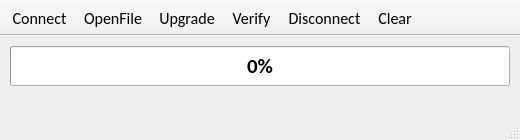
<?xml version="1.0" encoding="UTF-8"?>
<ui version="4.0">
 <class>MainWindow</class>
 <widget class="QMainWindow" name="MainWindow">
  <property name="windowModality">
   <enum>Qt::NonModal</enum>
  </property>
  <property name="geometry">
   <rect>
    <x>0</x>
    <y>0</y>
    <width>520</width>
    <height>140</height>
   </rect>
  </property>
  <property name="sizePolicy">
   <sizepolicy hsizetype="Expanding" vsizetype="Expanding">
    <horstretch>0</horstretch>
    <verstretch>0</verstretch>
   </sizepolicy>
  </property>
  <property name="font">
   <font>
    <family>Calibri</family>
    <pointsize>12</pointsize>
   </font>
  </property>
  <property name="windowTitle">
   <string>AIO Firmware Upgrader</string>
  </property>
  <property name="windowIcon">
   <iconset resource="McuUpgrader.qrc">
    <normaloff>:/images/Upgrade.png</normaloff>:/images/Upgrade.png</iconset>
  </property>
  <widget class="QWidget" name="centralWidget">
   <widget class="QProgressBar" name="progressBar">
    <property name="geometry">
     <rect>
      <x>10</x>
      <y>10</y>
      <width>500</width>
      <height>40</height>
     </rect>
    </property>
    <property name="sizePolicy">
     <sizepolicy hsizetype="Fixed" vsizetype="Fixed">
      <horstretch>0</horstretch>
      <verstretch>0</verstretch>
     </sizepolicy>
    </property>
    <property name="font">
     <font>
      <pointsize>16</pointsize>
      <weight>75</weight>
      <bold>true</bold>
     </font>
    </property>
    <property name="tabletTracking">
     <bool>false</bool>
    </property>
    <property name="value">
     <number>0</number>
    </property>
    <property name="alignment">
     <set>Qt::AlignCenter</set>
    </property>
    <property name="textVisible">
     <bool>true</bool>
    </property>
    <property name="orientation">
     <enum>Qt::Horizontal</enum>
    </property>
    <property name="invertedAppearance">
     <bool>false</bool>
    </property>
    <property name="textDirection">
     <enum>QProgressBar::TopToBottom</enum>
    </property>
    <property name="format">
     <string>%p%</string>
    </property>
   </widget>
  </widget>
  <widget class="QToolBar" name="mainToolBar">
   <property name="movable">
    <bool>false</bool>
   </property>
   <property name="iconSize">
    <size>
     <width>95</width>
     <height>48</height>
    </size>
   </property>
   <attribute name="toolBarArea">
    <enum>TopToolBarArea</enum>
   </attribute>
   <attribute name="toolBarBreak">
    <bool>false</bool>
   </attribute>
   <addaction name="actionConnect"/>
   <addaction name="actionOpenFile"/>
   <addaction name="actionUpgrade"/>
   <addaction name="actionVerify"/>
   <addaction name="actionDisconnect"/>
   <addaction name="actionClear"/>
  </widget>
  <widget class="QStatusBar" name="statusBar"/>
  <action name="actionAbout">
   <property name="text">
    <string>&amp;About</string>
   </property>
   <property name="toolTip">
    <string>About program</string>
   </property>
   <property name="shortcut">
    <string>Alt+A</string>
   </property>
  </action>
  <action name="actionAboutQt">
   <property name="text">
    <string>&amp;About Qt</string>
   </property>
  </action>
  <action name="actionConnect">
   <property name="icon">
    <iconset resource="McuUpgrader.qrc">
     <normaloff>:/images/preferences-system-128.png</normaloff>:/images/preferences-system-128.png</iconset>
   </property>
   <property name="text">
    <string>&amp;Connect</string>
   </property>
   <property name="toolTip">
    <string>Connect to serial port</string>
   </property>
   <property name="shortcut">
    <string>Ctrl+O</string>
   </property>
  </action>
  <action name="actionDisconnect">
   <property name="icon">
    <iconset resource="McuUpgrader.qrc">
     <normaloff>:/images/dialog-error-128.png</normaloff>:/images/dialog-error-128.png</iconset>
   </property>
   <property name="text">
    <string>&amp;Disconnect</string>
   </property>
   <property name="toolTip">
    <string>Disconnect from serial port</string>
   </property>
   <property name="shortcut">
    <string>Ctrl+D</string>
   </property>
  </action>
  <action name="actionClear">
   <property name="icon">
    <iconset resource="McuUpgrader.qrc">
     <normaloff>:/images/edit-clear-128.png</normaloff>:/images/edit-clear-128.png</iconset>
   </property>
   <property name="text">
    <string>&amp;Clear</string>
   </property>
   <property name="toolTip">
    <string>Clear data</string>
   </property>
   <property name="shortcut">
    <string>Alt+L</string>
   </property>
   <property name="visible">
    <bool>false</bool>
   </property>
   <property name="iconVisibleInMenu">
    <bool>true</bool>
   </property>
  </action>
  <action name="actionQuit">
   <property name="icon">
    <iconset resource="McuUpgrader.qrc">
     <normaloff>:/images/application-exit.png</normaloff>:/images/application-exit.png</iconset>
   </property>
   <property name="text">
    <string>&amp;Quit</string>
   </property>
   <property name="shortcut">
    <string>Ctrl+Q</string>
   </property>
  </action>
  <action name="actionOpenFile">
   <property name="icon">
    <iconset resource="McuUpgrader.qrc">
     <normaloff>:/images/folder-saved-search-128.png</normaloff>:/images/folder-saved-search-128.png</iconset>
   </property>
   <property name="text">
    <string>&amp;OpenFile</string>
   </property>
   <property name="toolTip">
    <string>Open Files</string>
   </property>
  </action>
  <action name="actionUpgrade">
   <property name="icon">
    <iconset resource="McuUpgrader.qrc">
     <normaloff>:/images/document-save-128.png</normaloff>:/images/document-save-128.png</iconset>
   </property>
   <property name="text">
    <string>&amp;Upgrade</string>
   </property>
   <property name="toolTip">
    <string>Upgrade</string>
   </property>
  </action>
  <action name="actionVerify">
   <property name="icon">
    <iconset resource="McuUpgrader.qrc">
     <normaloff>:/images/system-search-128.png</normaloff>:/images/system-search-128.png</iconset>
   </property>
   <property name="text">
    <string>&amp;Verify</string>
   </property>
   <property name="toolTip">
    <string>Check Version</string>
   </property>
  </action>
 </widget>
 <layoutdefault spacing="6" margin="11"/>
 <resources>
  <include location="McuUpgrader.qrc"/>
 </resources>
 <connections/>
</ui>
